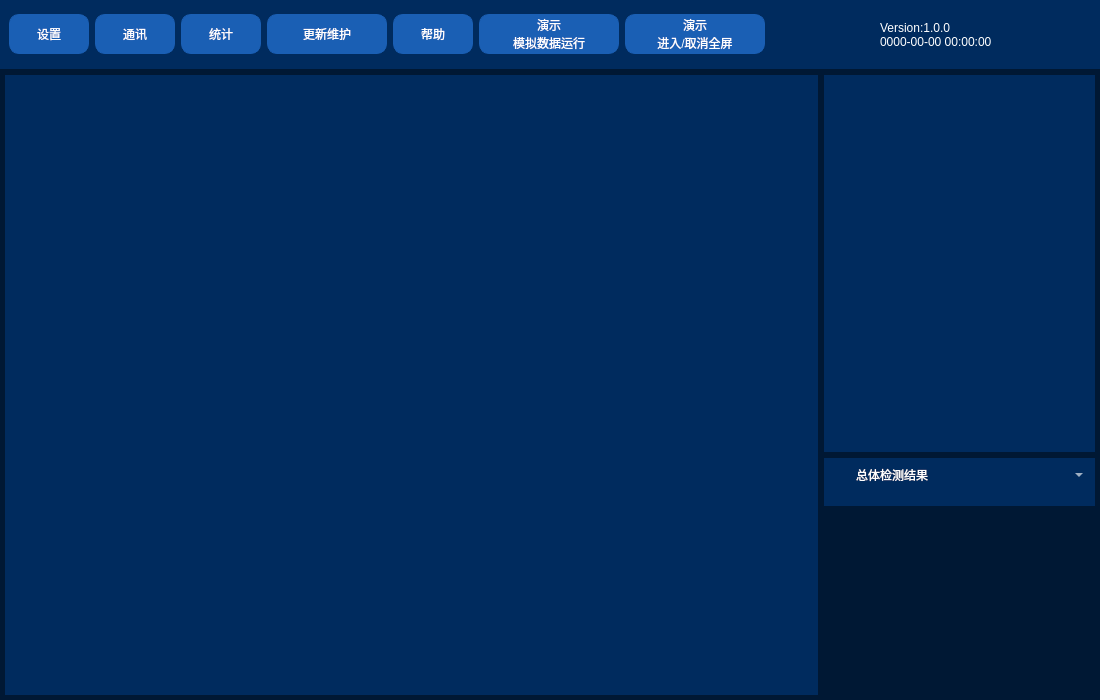
<?xml version="1.0" encoding="UTF-8"?>
<ui version="4.0">
 <class>Dialog</class>
 <widget class="QDialog" name="Dialog">
  <property name="geometry">
   <rect>
    <x>0</x>
    <y>0</y>
    <width>1100</width>
    <height>700</height>
   </rect>
  </property>
  <property name="minimumSize">
   <size>
    <width>1100</width>
    <height>700</height>
   </size>
  </property>
  <property name="windowTitle">
   <string>Dialog</string>
  </property>
  <property name="styleSheet">
   <string notr="true">QLabel{
	color: rgb(255, 255, 255);
}
QFrame{
	border:0px solid;
}
QWidget{
	background-color: rgb(0, 43, 94);
}
#Dialog{
	background-color: rgb(0, 24, 52);
}
*{
font: 700 14pt &quot;Microsoft YaHei&quot;;
}</string>
  </property>
  <layout class="QVBoxLayout" name="verticalLayout" stretch="1,9">
   <property name="spacing">
    <number>6</number>
   </property>
   <property name="leftMargin">
    <number>0</number>
   </property>
   <property name="topMargin">
    <number>0</number>
   </property>
   <property name="rightMargin">
    <number>0</number>
   </property>
   <property name="bottomMargin">
    <number>0</number>
   </property>
   <item>
    <widget class="QFrame" name="top">
     <property name="maximumSize">
      <size>
       <width>16777215</width>
       <height>70</height>
      </size>
     </property>
     <property name="styleSheet">
      <string notr="true"/>
     </property>
     <property name="frameShape">
      <enum>QFrame::StyledPanel</enum>
     </property>
     <property name="frameShadow">
      <enum>QFrame::Raised</enum>
     </property>
     <layout class="QHBoxLayout" name="horizontalLayout" stretch="6,4">
      <property name="spacing">
       <number>0</number>
      </property>
      <property name="leftMargin">
       <number>0</number>
      </property>
      <property name="topMargin">
       <number>0</number>
      </property>
      <property name="rightMargin">
       <number>0</number>
      </property>
      <property name="bottomMargin">
       <number>0</number>
      </property>
      <item>
       <widget class="QFrame" name="button_area">
        <property name="styleSheet">
         <string notr="true">QPushButton{
border:1px solid;
border-radius:10px;
border-color:rgb(26, 95, 180);
background-color: rgb(26, 95, 180);
color: rgb(255, 255, 255);
}
QPushButton::hover{
border:3px solid;
border-color:rgb(0, 30, 110);
}
</string>
        </property>
        <property name="frameShape">
         <enum>QFrame::StyledPanel</enum>
        </property>
        <property name="frameShadow">
         <enum>QFrame::Raised</enum>
        </property>
        <layout class="QHBoxLayout" name="horizontalLayout_3">
         <property name="topMargin">
          <number>0</number>
         </property>
         <property name="bottomMargin">
          <number>0</number>
         </property>
         <item>
          <widget class="QPushButton" name="setting_bt">
           <property name="minimumSize">
            <size>
             <width>80</width>
             <height>40</height>
            </size>
           </property>
           <property name="maximumSize">
            <size>
             <width>80</width>
             <height>40</height>
            </size>
           </property>
           <property name="styleSheet">
            <string notr="true"/>
           </property>
           <property name="text">
            <string>设置</string>
           </property>
           <property name="checkable">
            <bool>true</bool>
           </property>
          </widget>
         </item>
         <item>
          <widget class="QPushButton" name="pushButton_2">
           <property name="minimumSize">
            <size>
             <width>80</width>
             <height>40</height>
            </size>
           </property>
           <property name="maximumSize">
            <size>
             <width>80</width>
             <height>40</height>
            </size>
           </property>
           <property name="styleSheet">
            <string notr="true"/>
           </property>
           <property name="text">
            <string>通讯</string>
           </property>
           <property name="checkable">
            <bool>true</bool>
           </property>
          </widget>
         </item>
         <item>
          <widget class="QPushButton" name="pushButton_3">
           <property name="minimumSize">
            <size>
             <width>80</width>
             <height>40</height>
            </size>
           </property>
           <property name="maximumSize">
            <size>
             <width>80</width>
             <height>40</height>
            </size>
           </property>
           <property name="styleSheet">
            <string notr="true"/>
           </property>
           <property name="text">
            <string>统计</string>
           </property>
           <property name="checkable">
            <bool>true</bool>
           </property>
          </widget>
         </item>
         <item>
          <widget class="QPushButton" name="pushButton_4">
           <property name="minimumSize">
            <size>
             <width>120</width>
             <height>40</height>
            </size>
           </property>
           <property name="maximumSize">
            <size>
             <width>120</width>
             <height>40</height>
            </size>
           </property>
           <property name="styleSheet">
            <string notr="true"/>
           </property>
           <property name="text">
            <string>更新维护</string>
           </property>
           <property name="checkable">
            <bool>true</bool>
           </property>
          </widget>
         </item>
         <item>
          <widget class="QPushButton" name="pushButton_5">
           <property name="minimumSize">
            <size>
             <width>80</width>
             <height>40</height>
            </size>
           </property>
           <property name="maximumSize">
            <size>
             <width>80</width>
             <height>40</height>
            </size>
           </property>
           <property name="styleSheet">
            <string notr="true"/>
           </property>
           <property name="text">
            <string>帮助</string>
           </property>
           <property name="checkable">
            <bool>true</bool>
           </property>
          </widget>
         </item>
         <item>
          <widget class="QPushButton" name="pushButton">
           <property name="minimumSize">
            <size>
             <width>140</width>
             <height>40</height>
            </size>
           </property>
           <property name="text">
            <string>演示
模拟数据运行</string>
           </property>
          </widget>
         </item>
         <item>
          <widget class="QPushButton" name="full">
           <property name="minimumSize">
            <size>
             <width>140</width>
             <height>40</height>
            </size>
           </property>
           <property name="styleSheet">
            <string notr="true"/>
           </property>
           <property name="text">
            <string>演示
进入/取消全屏</string>
           </property>
           <property name="checkable">
            <bool>true</bool>
           </property>
          </widget>
         </item>
         <item>
          <spacer name="horizontalSpacer">
           <property name="orientation">
            <enum>Qt::Horizontal</enum>
           </property>
           <property name="sizeHint" stdset="0">
            <size>
             <width>40</width>
             <height>20</height>
            </size>
           </property>
          </spacer>
         </item>
        </layout>
       </widget>
      </item>
      <item>
       <widget class="QFrame" name="frame_4">
        <property name="styleSheet">
         <string notr="true"/>
        </property>
        <property name="frameShape">
         <enum>QFrame::StyledPanel</enum>
        </property>
        <property name="frameShadow">
         <enum>QFrame::Raised</enum>
        </property>
        <layout class="QGridLayout" name="gridLayout_4">
         <property name="leftMargin">
          <number>0</number>
         </property>
         <property name="topMargin">
          <number>0</number>
         </property>
         <property name="rightMargin">
          <number>0</number>
         </property>
         <property name="bottomMargin">
          <number>0</number>
         </property>
         <property name="spacing">
          <number>0</number>
         </property>
         <item row="0" column="0">
          <layout class="QHBoxLayout" name="horizontalLayout_4">
           <property name="spacing">
            <number>10</number>
           </property>
           <item>
            <spacer name="horizontalSpacer_2">
             <property name="orientation">
              <enum>Qt::Horizontal</enum>
             </property>
             <property name="sizeHint" stdset="0">
              <size>
               <width>40</width>
               <height>20</height>
              </size>
             </property>
            </spacer>
           </item>
           <item>
            <widget class="QLabel" name="label_2">
             <property name="minimumSize">
              <size>
               <width>45</width>
               <height>0</height>
              </size>
             </property>
             <property name="maximumSize">
              <size>
               <width>45</width>
               <height>45</height>
              </size>
             </property>
             <property name="styleSheet">
              <string notr="true">image: url(:/SVG/network-on.svg);</string>
             </property>
             <property name="text">
              <string/>
             </property>
            </widget>
           </item>
           <item>
            <layout class="QVBoxLayout" name="verticalLayout_3">
             <property name="spacing">
              <number>0</number>
             </property>
             <item>
              <widget class="QLabel" name="label">
               <property name="text">
                <string>Version:1.0.0</string>
               </property>
               <property name="alignment">
                <set>Qt::AlignBottom|Qt::AlignLeading|Qt::AlignLeft</set>
               </property>
              </widget>
             </item>
             <item>
              <widget class="QLabel" name="Date">
               <property name="minimumSize">
                <size>
                 <width>220</width>
                 <height>0</height>
                </size>
               </property>
               <property name="text">
                <string>0000-00-00 00:00:00</string>
               </property>
               <property name="alignment">
                <set>Qt::AlignLeading|Qt::AlignLeft|Qt::AlignTop</set>
               </property>
              </widget>
             </item>
            </layout>
           </item>
          </layout>
         </item>
        </layout>
       </widget>
      </item>
     </layout>
    </widget>
   </item>
   <item>
    <widget class="QFrame" name="main_area">
     <property name="styleSheet">
      <string notr="true">#main_area{
	background-color: rgba(255, 255, 255, 0);
}</string>
     </property>
     <property name="frameShape">
      <enum>QFrame::StyledPanel</enum>
     </property>
     <property name="frameShadow">
      <enum>QFrame::Raised</enum>
     </property>
     <layout class="QHBoxLayout" name="horizontalLayout_2" stretch="75,25">
      <property name="spacing">
       <number>6</number>
      </property>
      <property name="leftMargin">
       <number>5</number>
      </property>
      <property name="topMargin">
       <number>0</number>
      </property>
      <property name="rightMargin">
       <number>5</number>
      </property>
      <property name="bottomMargin">
       <number>5</number>
      </property>
      <item>
       <widget class="QFrame" name="display_area">
        <property name="styleSheet">
         <string notr="true">#display_area{
background-color: argb(0,0,0,0,0);}</string>
        </property>
        <property name="frameShape">
         <enum>QFrame::StyledPanel</enum>
        </property>
        <property name="frameShadow">
         <enum>QFrame::Raised</enum>
        </property>
       </widget>
      </item>
      <item>
       <widget class="QFrame" name="data_area">
        <property name="minimumSize">
         <size>
          <width>246</width>
          <height>0</height>
         </size>
        </property>
        <property name="maximumSize">
         <size>
          <width>16777215</width>
          <height>16777215</height>
         </size>
        </property>
        <property name="styleSheet">
         <string notr="true">#data_area{
	background-color: rgba(255, 255, 255, 0);
}</string>
        </property>
        <property name="frameShape">
         <enum>QFrame::StyledPanel</enum>
        </property>
        <property name="frameShadow">
         <enum>QFrame::Raised</enum>
        </property>
        <layout class="QVBoxLayout" name="verticalLayout_2" stretch="7,3">
         <property name="spacing">
          <number>5</number>
         </property>
         <property name="leftMargin">
          <number>0</number>
         </property>
         <property name="topMargin">
          <number>0</number>
         </property>
         <property name="rightMargin">
          <number>0</number>
         </property>
         <property name="bottomMargin">
          <number>0</number>
         </property>
         <item>
          <widget class="QFrame" name="a_data_area">
           <property name="styleSheet">
            <string notr="true"/>
           </property>
           <property name="frameShape">
            <enum>QFrame::StyledPanel</enum>
           </property>
           <property name="frameShadow">
            <enum>QFrame::Raised</enum>
           </property>
           <layout class="QGridLayout" name="gridLayout_3" rowstretch="9,1" rowminimumheight="0,0">
            <property name="sizeConstraint">
             <enum>QLayout::SetMinimumSize</enum>
            </property>
            <property name="leftMargin">
             <number>0</number>
            </property>
            <property name="topMargin">
             <number>0</number>
            </property>
            <property name="rightMargin">
             <number>0</number>
            </property>
            <property name="bottomMargin">
             <number>0</number>
            </property>
            <item row="0" column="0">
             <widget class="QFrame" name="table_area">
              <property name="frameShape">
               <enum>QFrame::StyledPanel</enum>
              </property>
              <property name="frameShadow">
               <enum>QFrame::Raised</enum>
              </property>
              <layout class="QGridLayout" name="gridLayout">
               <property name="leftMargin">
                <number>0</number>
               </property>
               <property name="topMargin">
                <number>0</number>
               </property>
               <property name="rightMargin">
                <number>0</number>
               </property>
               <property name="bottomMargin">
                <number>0</number>
               </property>
               <property name="spacing">
                <number>0</number>
               </property>
               <item row="0" column="0">
                <widget class="QTableWidget" name="tableWidget">
                 <property name="styleSheet">
                  <string notr="true">QTableWidget {
color: rgb(222, 221, 218);
}
 QTableCornerButton::section,QHeaderView,QHeaderView::section{	
background-color: rgb(0, 43, 94);
color: rgb(222, 221, 218);
}
QHeaderView::section ,QTableCornerButton::section
{

}
QTableWidget::item{
border-bottom:1px solid;
border-right:1px solid;
border-color: rgb(0, 14, 31);
}</string>
                 </property>
                 <property name="lineWidth">
                  <number>0</number>
                 </property>
                </widget>
               </item>
               <item row="1" column="0">
                <widget class="Line" name="line">
                 <property name="minimumSize">
                  <size>
                   <width>0</width>
                   <height>6</height>
                  </size>
                 </property>
                 <property name="styleSheet">
                  <string notr="true">background-color: rgb(0, 24, 52);</string>
                 </property>
                 <property name="lineWidth">
                  <number>4</number>
                 </property>
                 <property name="orientation">
                  <enum>Qt::Horizontal</enum>
                 </property>
                </widget>
               </item>
              </layout>
             </widget>
            </item>
            <item row="1" column="0">
             <widget class="QFrame" name="diagram_area">
              <property name="maximumSize">
               <size>
                <width>16777215</width>
                <height>16777215</height>
               </size>
              </property>
              <property name="frameShape">
               <enum>QFrame::StyledPanel</enum>
              </property>
              <property name="frameShadow">
               <enum>QFrame::Raised</enum>
              </property>
              <layout class="QGridLayout" name="gridLayout_2">
               <property name="leftMargin">
                <number>0</number>
               </property>
               <property name="topMargin">
                <number>0</number>
               </property>
               <property name="rightMargin">
                <number>0</number>
               </property>
               <property name="bottomMargin">
                <number>0</number>
               </property>
               <property name="spacing">
                <number>0</number>
               </property>
               <item row="0" column="0">
                <layout class="QVBoxLayout" name="verticalLayout_4" stretch="1,9">
                 <property name="spacing">
                  <number>5</number>
                 </property>
                 <property name="bottomMargin">
                  <number>5</number>
                 </property>
                 <item>
                  <layout class="QHBoxLayout" name="horizontalLayout_6" stretch="1,1">
                   <property name="spacing">
                    <number>0</number>
                   </property>
                   <property name="bottomMargin">
                    <number>5</number>
                   </property>
                   <item>
                    <widget class="QLabel" name="label_3">
                     <property name="minimumSize">
                      <size>
                       <width>0</width>
                       <height>22</height>
                      </size>
                     </property>
                     <property name="maximumSize">
                      <size>
                       <width>16777215</width>
                       <height>22</height>
                      </size>
                     </property>
                     <property name="styleSheet">
                      <string notr="true">font: 14pt &quot;Microsoft YaHei&quot;;</string>
                     </property>
                     <property name="text">
                      <string>总体检测结果</string>
                     </property>
                     <property name="alignment">
                      <set>Qt::AlignCenter</set>
                     </property>
                    </widget>
                   </item>
                   <item>
                    <layout class="QHBoxLayout" name="horizontalLayout_5">
                     <property name="bottomMargin">
                      <number>0</number>
                     </property>
                     <item>
                      <spacer name="horizontalSpacer_4">
                       <property name="orientation">
                        <enum>Qt::Horizontal</enum>
                       </property>
                       <property name="sizeHint" stdset="0">
                        <size>
                         <width>40</width>
                         <height>20</height>
                        </size>
                       </property>
                      </spacer>
                     </item>
                     <item>
                      <widget class="QComboBox" name="comboBox">
                       <property name="minimumSize">
                        <size>
                         <width>120</width>
                         <height>0</height>
                        </size>
                       </property>
                       <property name="maximumSize">
                        <size>
                         <width>180</width>
                         <height>16777215</height>
                        </size>
                       </property>
                       <property name="layoutDirection">
                        <enum>Qt::LeftToRight</enum>
                       </property>
                       <property name="styleSheet">
                        <string notr="true">QComboBox{
border:0px solid;
background-color: rgba(255, 255, 255, 0);
color: rgb(255, 255, 255);
}
</string>
                       </property>
                      </widget>
                     </item>
                     <item>
                      <spacer name="horizontalSpacer_3">
                       <property name="orientation">
                        <enum>Qt::Horizontal</enum>
                       </property>
                       <property name="sizeHint" stdset="0">
                        <size>
                         <width>40</width>
                         <height>20</height>
                        </size>
                       </property>
                      </spacer>
                     </item>
                    </layout>
                   </item>
                  </layout>
                 </item>
                 <item>
                  <layout class="QHBoxLayout" name="horizontalLayout_7">
                   <property name="spacing">
                    <number>10</number>
                   </property>
                   <property name="leftMargin">
                    <number>5</number>
                   </property>
                   <property name="rightMargin">
                    <number>5</number>
                   </property>
                   <item>
                    <widget class="QWidget" name="AllData" native="true">
                     <property name="minimumSize">
                      <size>
                       <width>0</width>
                       <height>0</height>
                      </size>
                     </property>
                     <property name="styleSheet">
                      <string notr="true"/>
                     </property>
                    </widget>
                   </item>
                   <item>
                    <widget class="QWidget" name="SubData" native="true">
                     <property name="minimumSize">
                      <size>
                       <width>0</width>
                       <height>0</height>
                      </size>
                     </property>
                     <property name="styleSheet">
                      <string notr="true"/>
                     </property>
                    </widget>
                   </item>
                  </layout>
                 </item>
                </layout>
               </item>
              </layout>
             </widget>
            </item>
           </layout>
          </widget>
         </item>
         <item>
          <widget class="QFrame" name="b_data_area">
           <property name="maximumSize">
            <size>
             <width>16777215</width>
             <height>16777215</height>
            </size>
           </property>
           <property name="styleSheet">
            <string notr="true">.QLabel{
	padding:5px;
	border:0px solid;
	border-radius:5px;
}	
#b_data_area{
	background-color: rgba(0,0,0,0);
}</string>
           </property>
           <property name="frameShape">
            <enum>QFrame::StyledPanel</enum>
           </property>
           <property name="frameShadow">
            <enum>QFrame::Raised</enum>
           </property>
          </widget>
         </item>
        </layout>
       </widget>
      </item>
     </layout>
    </widget>
   </item>
  </layout>
 </widget>
 <resources/>
 <connections/>
</ui>
